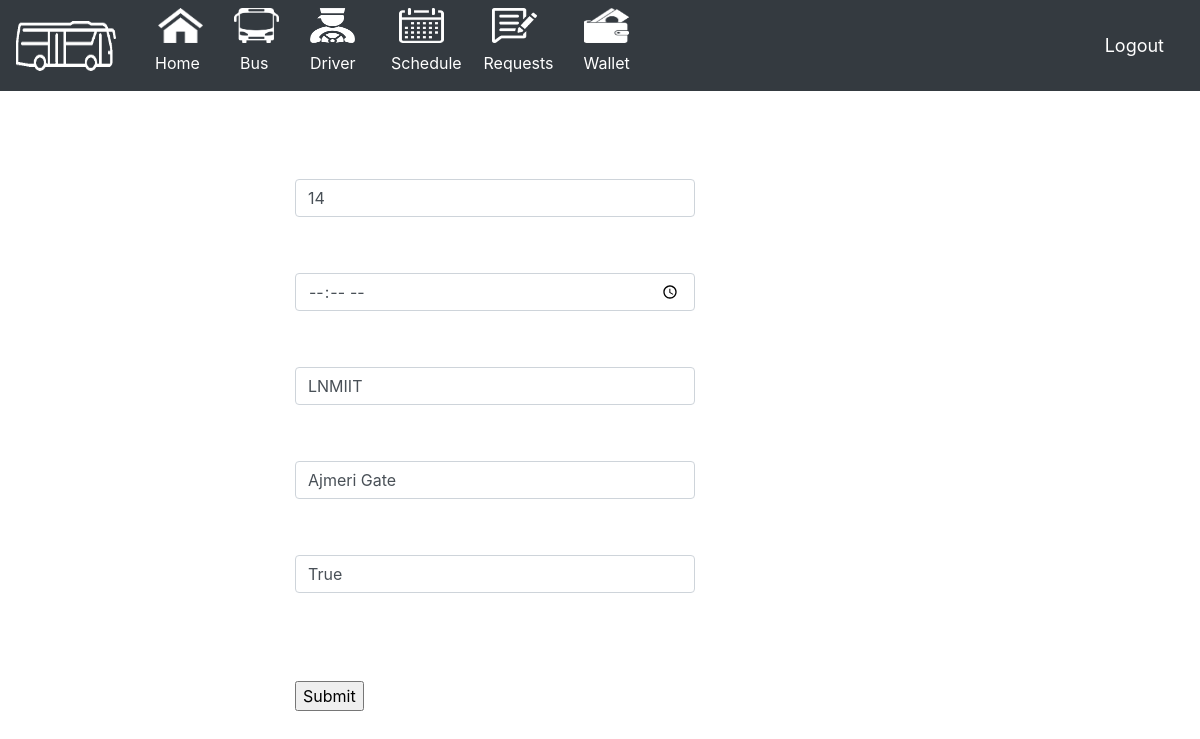
Page /update_schedule/58 (signed in) on the committed database.
### bus_M_/models.py (models this page shows, shortened)
class Bus(models.Model):
    bus_id = models.AutoField(primary_key=True)
    driver_id = models.ForeignKey(Driver, null=True, on_delete= models.CASCADE)
    availability = models.BooleanField(default=True)
    capacity = models.IntegerField(null=False)
    def __str__(self):
        return str(self.bus_id)

class Schedule(models.Model):
    CATEGORY = (
			('Sunday', 'Sunday'),
			('Monday', 'Monday'),
            ('Tuesday', 'Tuesday'),
            ('Wednesday', 'Wednesday'),
            ('Thrusday', 'Thrusday'),
            ('Friday', 'Friday'),
            ('Saturday', 'Saturday'),
			)
    schedule_id = models.AutoField(primary_key=True)
    bus_id = models.ForeignKey(Bus, null=True, on_delete= models.CASCADE)
    time = models.TimeField(null=False)
    start = models.CharField(max_length=300,null=False)
    destination=models.CharField(max_length=300,null=False)
    available_seats = models.IntegerField(null=False)
    day= models.CharField(max_length=200,null=False,choices=CATEGORY)
    running_status = models.BooleanField(default=True)

### bus_M_/views.py (the view)
# urls.py: path('update_schedule/<int:id>',views.update_schedule,name='update_schedule'),
@login_required(login_url='login')
def update_schedule(request,id):
    if request.method == 'POST':
            if request.POST.get('time') and request.POST.get('start') and request.POST.get('destination') and request.POST.get('bus_id') and request.POST.get('running_status'):
                    post = Schedule.objects.filter(schedule_id = id).first()
                    bus_id=request.POST.get('bus_id')
                    bus_obj = Bus.objects.filter(bus_id = bus_id).first()
                    post.bus_id= bus_obj
                    post.time= request.POST.get('time')
                    post.start= request.POST.get('start')
                    post.destination= request.POST.get('destination')
                    post.running_status= request.POST.get('running_status')
                    date=timezone.now().date()
                    curr_date = date.today()
                    booking_id = Booking.objects.filter(schedule_id = id).all()
                    post.save()
                    size1 = booking_id.count()
                    i=0
                    while i<size1:
                        date = booking_id[i].date_time.date()
                        if date==curr_date:
                            book=booking_id[i].user_email
                            user = User.objects.filter(username=book).first()
                            print(user.email)
                            context={'post':post,'user':user}
                            template=render_to_string('accounts/email_template4.html',context)
                            send_mail(
                                'Updated Schedule',
                                template,
                                settings.EMAIL_HOST_USER,
                                [user.email],
                                fail_silently=False,
                            )
                            i=i+1
                    messages.info(request,'Schedule is updated')
                    return render(request, 'accounts/view_schedule.html')
    else:
        seats_obj = Schedule.objects.filter(schedule_id = id).first()
        bus_id=seats_obj.bus_id
        time=seats_obj.time
        start=seats_obj.start
        destination=seats_obj.destination
        running_status = seats_obj.running_status
        context={'bus_id':bus_id,'time':time,'start':start,'destination':destination,'running_status':running_status}
        return render(request,'accounts/update_schedule.html',context)

### bus_M_/templates/accounts/update_schedule.html (shortened to what this page needs)
{%  extends 'accounts/main1.html' %}
{% block content %}
	<br>
    <section class="contact" data-aos="fade-up" data-aos-easing="ease-in-out" data-aos-duration="500">
      <div class="container">
        <div class="row">
          <div class="col-lg-6">
            <form action="" method="post" role="form" class="php-email-form" style="width: 400px; margin-left:250px;">
                <br>
                <br>
                <div class="form-group mt-3">
                  <input type="number" class="form-control" name="bus_id" id="email" value="{{bus_id}}" required>
                </div>
              <br>
              <div class="form-group mt-3">
                <input type="time" class="form-control" name="time" id="subject" value="{{time}}" required>
              </div>
              <br>
               <div class="form-group mt-3">
                <input type="text" class="form-control" name="start" id="subject" value="{{start}}" required>
              </div>
              <br>
              <div class="form-group mt-3">
                <input type="text" class="form-control" name="destination" id="subject" value="{{destination}}" required>
              </div>
              <br>
              <div class="form-group mt-3">
                <input type="text" class="form-control" name="running_status" id="subject" value="{{running_status}}" required>
              </div>
              <br>
              <br>
              <br>
              <input type="submit" value="Submit"/>
            </form>
          </div>
        </div>
      </div>
    </section>
{% endblock %}

### rows in the picture
Bus: bus_id "14"
Schedule: start "LNMIIT", destination "Ajmeri Gate"
